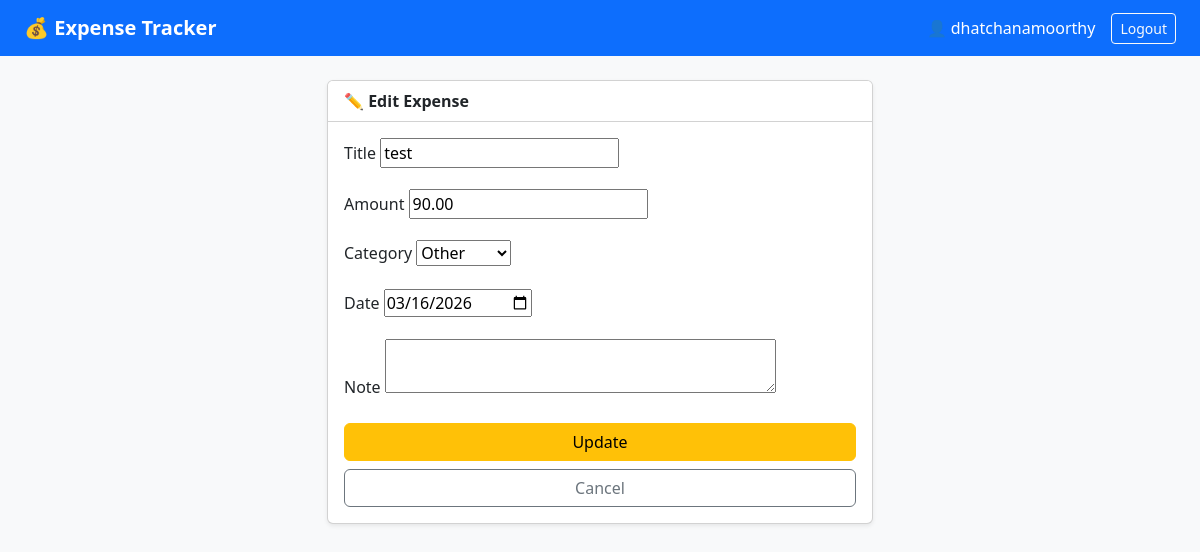
Page /edit/2/ (signed in) on the committed database.
### expenses/models.py (models this page shows, shortened)
class Expense(models.Model):
    CATEGORY_CHOICES = [
        ('Food', 'Food'),
        ('Transport', 'Transport'),
        ('Shopping', 'Shopping'),
        ('Bills', 'Bills'),
        ('Health', 'Health'),
        ('Other', 'Other'),
    ]
    user = models.ForeignKey(User, on_delete=models.CASCADE)
    title = models.CharField(max_length=200)
    amount = models.DecimalField(max_digits=10, decimal_places=2)
    category = models.CharField(max_length=50, choices=CATEGORY_CHOICES)
    date = models.DateField()
    note = models.TextField(blank=True)

### expenses/views.py (the view)
# urls.py: path('edit/<int:pk>/', views.edit_expense, name='edit_expense'),
@login_required(login_url='login')
def edit_expense(request, pk):
    expense = get_object_or_404(Expense, pk=pk, user=request.user)
    if request.method == 'POST':
        form = ExpenseForm(request.POST, instance=expense)
        if form.is_valid():
            form.save()
            return redirect('expense_list')
    else:
        form = ExpenseForm(instance=expense)
    return render(request, 'expenses/edit_expense.html', {'form': form, 'expense': expense})

### expenses/forms.py
class ExpenseForm(forms.ModelForm):
    class Meta:
        model = Expense
        fields = ['title', 'amount', 'category', 'date', 'note']
        widgets = {
            'date': forms.DateInput(attrs={'type': 'date'}),
            'note': forms.Textarea(attrs={'rows': 2}),
        }

### expenses/templates/expenses/edit_expense.html (shortened to what this page needs)
{% extends 'expenses/base.html' %}
{% block content %}
<div class="row justify-content-center">
  <div class="col-md-6">
    <div class="card shadow-sm">
      <div class="card-header bg-white fw-bold">✏️ Edit Expense</div>
      <div class="card-body">
        <form method="POST">
          {% for field in form %}
            <div class="mb-3">
              <label class="form-label">{{ field.label }}</label>
              {{ field }}
            </div>
          {% endfor %}
          <button type="submit" class="btn btn-warning w-100">Update</button>
          <a href="{% url 'expense_list' %}" class="btn btn-outline-secondary w-100 mt-2">Cancel</a>
        </form>
      </div>
    </div>
  </div>
</div>
{% endblock %}

### expenses/templates/expenses/base.html (shortened to what this page needs)
<!DOCTYPE html>
<html lang="en">
<head>
  <link href="https://cdn.jsdelivr.net/npm/bootstrap@5.3.0/dist/css/bootstrap.min.css" rel="stylesheet">
  <link href="https://cdn.jsdelivr.net/npm/bootstrap-icons@1.10.5/font/bootstrap-icons.css" rel="stylesheet">
</head>
<body class="bg-light">
<nav class="navbar navbar-dark bg-primary px-4">
  <span class="navbar-brand fw-bold">💰 Expense Tracker</span>
  {% if request.user.is_authenticated %}
  <div class="d-flex align-items-center gap-3">
    <span class="text-white">👤 {{ request.user.username }}</span>
    <a href="{% url 'logout' %}" class="btn btn-outline-light btn-sm">Logout</a>
  </div>
  {% endif %}
</nav>
<div class="container py-4">
  {% block content %}{% endblock %}
</div>
</body>
</html>

### rows in the picture
Expense: form "test" "90.00" "Other" "03/16/2026"

### other values in the picture
{{ request.user.username }} "dhatchanamoorthy"
{{ field.label }} "Title" "Amount" "Category" "Date" "Note"
